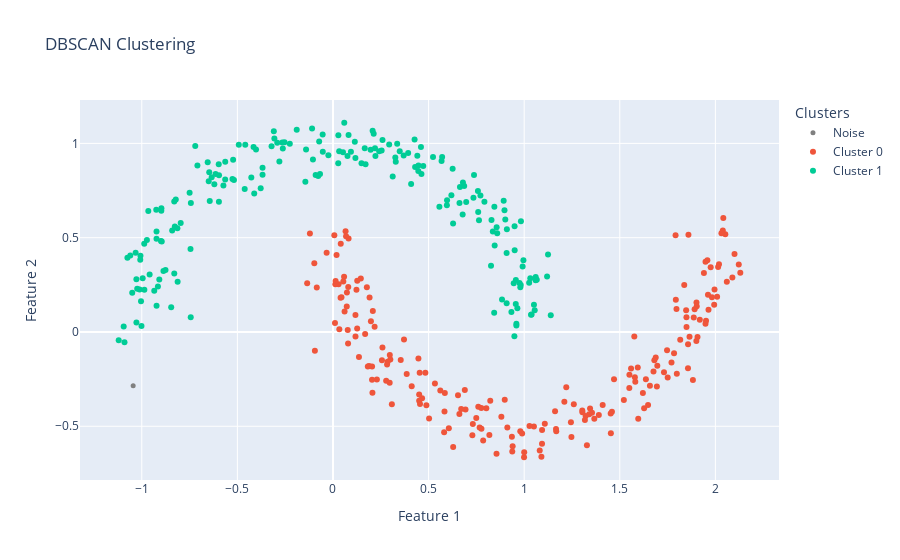

Notebook cell for this chart:
### Markdown cell above
# Apply DBSCAN 🚀🚀

Let's check out how DBSCAN performs on this moon-shaped dataset.

### Code cell
# Instanciation de DBSCAN
db = DBSCAN(eps=0.2, min_samples=5, metric="euclidean", algorithm="brute")

# Ajustement du modèle sur les données
db.fit(X)

# Récupération des labels (clusters détectés)
labels = db.labels_

# Création d'une figure interactive avec Plotly
fig = go.Figure()

# Boucle pour visualiser chaque cluster
for cluster_id in np.unique(labels):
    # Gestion des points bruités (label = -1)
    if cluster_id == -1:
        cluster_points = X[labels == cluster_id]
        fig.add_trace(go.Scatter(
            x=cluster_points[:, 0], 
            y=cluster_points[:, 1],
            mode="markers",
            marker=dict(color="grey", size=5, symbol="circle"),
            name="Noise"
        ))
    else:
        # Points appartenant à un cluster
        cluster_points = X[labels == cluster_id]
        fig.add_trace(go.Scatter(
            x=cluster_points[:, 0], 
            y=cluster_points[:, 1],
            mode="markers",
            name=f"Cluster {cluster_id}"
        ))

# Configuration de la figure
fig.update_layout(
    title="DBSCAN Clustering",
    xaxis_title="Feature 1",
    yaxis_title="Feature 2",
    legend_title="Clusters",
)

fig.show()

### Figure 1 — Plotly figure (JSON) as saved in the notebook; plotly's stock layout.template omitted (floating-point values rounded to 4 significant figures; data arrays with more than 128 entries replaced by an {"elided": "..."} marker saying what was removed)
{"data": [{"marker": {"color": "grey", "size": 5, "symbol": "circle"}, "mode": "markers", "name": "Noise", "type": "scatter", "x": [-1.045], "y": [-0.2855]}, {"mode": "markers", "name": "Cluster 0", "type": "scatter", "x": {"elided": "200 float values"}, "y": {"elided": "200 float values"}}, {"mode": "markers", "name": "Cluster 1", "type": "scatter", "x": {"elided": "199 float values"}, "y": {"elided": "199 float values"}}], "layout": {"legend": {"title": {"text": "Clusters"}}, "title": {"text": "DBSCAN Clustering"}, "xaxis": {"title": {"text": "Feature 1"}}, "yaxis": {"title": {"text": "Feature 2"}}}}
